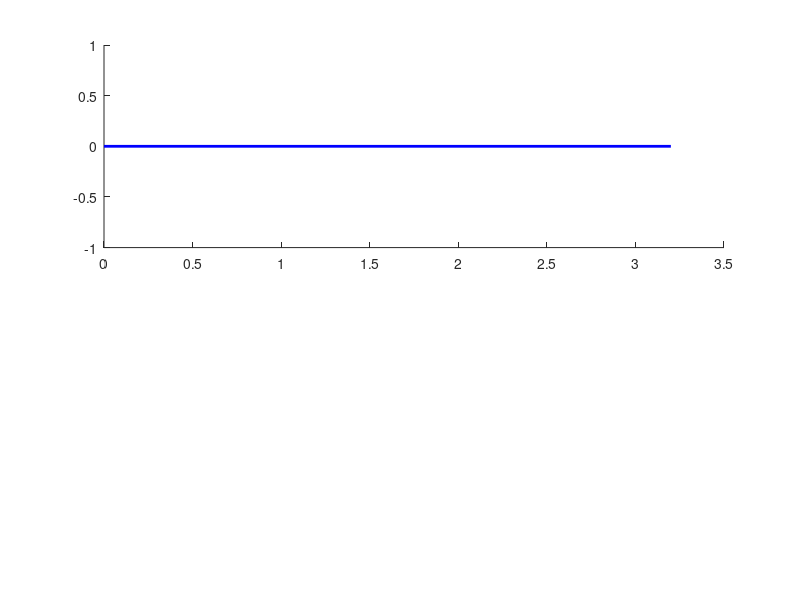

This chart was generated by the following MATLAB code: (Note: this script raises an error after producing the figure.)
clc; clear all;
L1=3.2;L2=20;L3=7.5;L0=5;L=20;
F_friction=5;
t=0:0.05:7;
ang_speed=2;
theta=ang_speed*t;
A=[0;0];
D=L0*[-3;1];
F=D+[-5;0];
B=L1*[cos(theta);sin(theta)];
alpha=atan(-1/3)+pi;
theta2=alpha-theta;
D_mag=5*sqrt(10);
E=sqrt((D_mag*cos(alpha)-L1*cos(theta)).^2+(D_mag*sin(alpha)-L1*sin(theta)).^2);
beta=acos((E.^2+L2^2-L3^2)./(2*E*L2));
gamma=-asin((D_mag*sin(alpha)-L1*sin(theta))./E)+pi;
omega=asin((L0-(L1*sin(theta)+L2*sin(gamma+beta)))/L3);
theta4 = pi - alpha + omega;
C=[(L1*cos(theta)+L2*cos(gamma+beta));(L1*sin(theta)+L2*sin(gamma+beta))];
delta=0.874553;
E=D+[(L*cos(omega+delta));(L*sin(omega+delta))];
G=E+[-5;0];
E_up=D+[(L*cos(omega+delta));(L*sin(omega+delta))+10];
E_down=D+[(L*cos(omega+delta));(L*sin(omega+delta))-10];
E_x=E(1,:);
E_y=E(2,:);
E_vx=diff(E_x)./diff(t);
E_vy=diff(E_y)./diff(t);
E_v=sqrt(E_vx.^2+E_vy.^2);
A_torque=(F_friction/ang_speed)*E_v;

Jacob = (L1/L3)*( (L3*sin(theta2-theta4) + D_mag*sin(theta2)) ./ (L1*sin(theta2-theta4) + D_mag*sin(theta4)) );
J_theta2 = (D_mag*L1*sin(theta4)/L3).*( (D_mag*cos(theta2) + L3*cos(theta2-theta4) - L1) ./ ((L1*sin(theta2-theta4) + D_mag*sin(theta4)).^2) );
J_theta4 = (D_mag*L1*sin(theta2)/L3).*( (D_mag*cos(theta4) + L1*cos(theta2-theta4) - L3) ./ ((L1*sin(theta2-theta4) + D_mag*sin(theta4)).^2) );
ang_acc_D = (ang_speed^2) * (J_theta2 + Jacob .* J_theta4);

for i=1:length(t)
    ani=subplot(2,1,1);
    L1_bar=line([A(1) B(1,i)],[A(2) B(2,i)], 'Color', 'blue', 'linewidth', 2);
    L2_bar=line([B(1,i) C(1,i)],[B(2,i) C(2,i)], 'Color', [0.5 0 0.5 0.8], 'linewidth', 2);
    L3_bar=line([C(1,i) D(1)],[C(2,i) D(2)], 'Color', 'c', 'linewidth', 2);
    L_bar_fixed=line([E_down(1,i) E_up(1,i)],[E_down(2,i) E_up(2,i)], 'Color', [0.8 1 0 0.25], 'linewidth', 3);
    L_bar=line([E_down(1,i) E_up(1,i)],[E_down(2,i) E_up(2,i)], 'Color', [0.4940 0.1840 0.5560], 'linewidth', 2);
    L4_bar=line([D(1) E(1,i)],[D(2) E(2,i)], 'Color', 'c', 'linewidth', 2);
    L5_bar=line([F(1) G(1,i)],[F(2) G(2,i)], 'Color', [1 0 1], 'linewidth', 2);
    L6_bar=line([G(1,i) E(1,i)],[G(2,i) E(2,i)], 'Color', [0.4940 0.1840 0.5560], 'linewidth', 2);
    A_circle=viscircles(A',0.15);
    B_circle=viscircles(B(:,i)',0.15);
    C_circle=viscircles(C(:,i)',0.15);
    D_circle=viscircles(D',0.15);
    E_circle=viscircles(E(:,i)',0.15);
    F_circle=viscircles(F',0.15);
    G_circle=viscircles(G(:,i)',0.15);
    axis(ani,'equal');
    set(gca,'XLim',[-35 5],'YLim',[-5 35]);
    str1='E';
    str2=['Time elapsed:' num2str(t(i)) ' s'];
    time=text(-2,6,str2);
    pause(0.0000005);
    if i<length(t)
        delete(A_circle);
        delete(B_circle);
        delete(C_circle);
        delete(D_circle);
        delete(E_circle);
        delete(F_circle);
        delete(G_circle);
        delete(L1_bar);
        delete(L2_bar);
        delete(L3_bar);
        delete(L4_bar);
        delete(L_bar);
        delete(L5_bar);
        delete(L6_bar);
        delete(time);
        
        acc = subplot(2,1,2);
        plot(acc,t(1:i),ang_acc_D(1:i));
        set(acc,'XLim',[0 7],'YLim',[-40 40]);
        xlabel(acc, 'Time (s)');
        ylabel(acc, 'Angular Accelaration (rad/s)');
        title(acc, 'Angular Accelaration (Input Angular Acc. = 0)');
        grid on;
        
        
    end
    
end